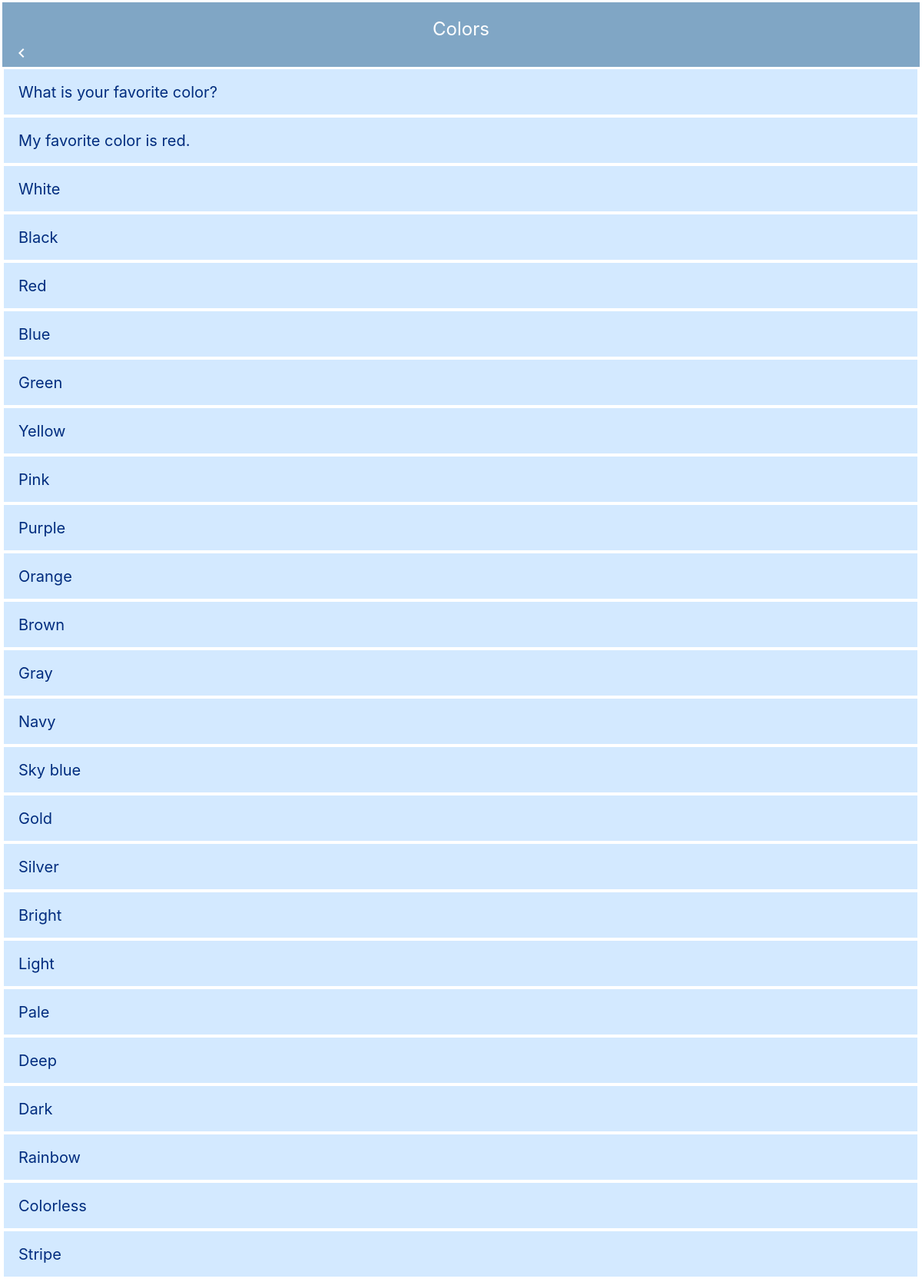
Page /scene_10 on the committed database.
### tables this page shows
CREATE TABLE "colors" (
	"id"	INTEGER,
	"english"	TEXT,
	"japanese"	TEXT,
	"pronunciation"	TEXT,
	PRIMARY KEY("id" AUTOINCREMENT)
);

### app.py (the view)
@app.route("/scene_10")
def scene_10():
    conn = sqlite3.connect("scene_words.db")
    c = conn.cursor()
    word_info = []
    c.execute('SELECT id, english, japanese, pronunciation from colors ORDER BY id')
    for row in c.fetchall():
        word_info.append({"id":row[0],"english":row[1],"japanese":row[2],"pronunciation":row[3]})
    c.close()
    print(word_info)
    return render_template("scene_10.html", html_word_info = word_info)

### templates/scene_10.html (shortened to what this page needs)
{% extends 'scene_base.html' %}
{% block content %}
<body>
    <header>
        <h3>Colors</h3>
        <ul>
            <li><a class="material-icons" href="/">chevron_left</a></li>
        </ul>
    </header>
    <article>
        {% for item in html_word_info %}
        <ul class="menu">
            <li class="menu__item">
                <a class="menu__item__link js-menu__item__link" href="">{{item["english"]}}</a>
            </li>
        </ul>
        {% endfor %}
    </article>
</body>
{% endblock %}

### static/style_scene.css (style rules this page uses)
html, body, div, span, applet, object, iframe, h1, h2, h3, h4, h5, h6, p, blockquote, pre, a, abbr, acronym, address, big, cite, code, del, dfn, em, img, ins, kbd, q, s, samp, small, strike, strong, sub, sup, tt, var, b, u, i, center, dl, dt, dd, ol, ul, li, fieldset, form, label, legend, table, caption, tbody, tfoot, thead, tr, th, td, article, aside, canvas, details, embed, figure, figcaption, footer, header, hgroup, menu, nav, output, ruby, section, summary, time, mark, audio, video { margin: 0; padding: 1.5px; border: 0; font-size: 100%; font: inherit; vertical-align: baseline; }
article, aside, details, figcaption, figure, footer, header, hgroup, menu, nav, section { display: block; }
body { line-height: 1; }
ol, ul { list-style: none; }
html { overflow-y: scroll; }
header { background-color: #80A6C5; width: 100%; }
header h3 { width: fit-content; color: white; margin: 0 auto; font-size: 24px; padding-top: 20px; }
.material-icons { color: white; padding-left: 10px; }
.menu__item { background: #d3e9ff; color: white; cursor: pointer; display: block; margin-bottom: 1px; position: relative; border-bottom-color: #22669e; }
.menu__item__link { color: rgb(0, 44, 126); display: block; padding: 18px; font-size: 20px; }

### rows in the picture
colors: english "What is your favorite color?"
colors: english "My favorite color is red."
colors: english "White"
colors: english "Black"
colors: english "Red"
colors: english "Blue"
colors: english "Green"
colors: english "Yellow"
colors: english "Pink"
colors: english "Purple"
colors: english "Orange"
colors: english "Brown"
colors: english "Gray"
colors: english "Navy"
colors: english "Sky blue"
colors: english "Gold"
colors: english "Silver"
colors: english "Bright"
colors: english "Light"
colors: english "Pale"
colors: english "Deep"
colors: english "Dark"
colors: english "Rainbow"
colors: english "Colorless"
colors: english "Stripe"
